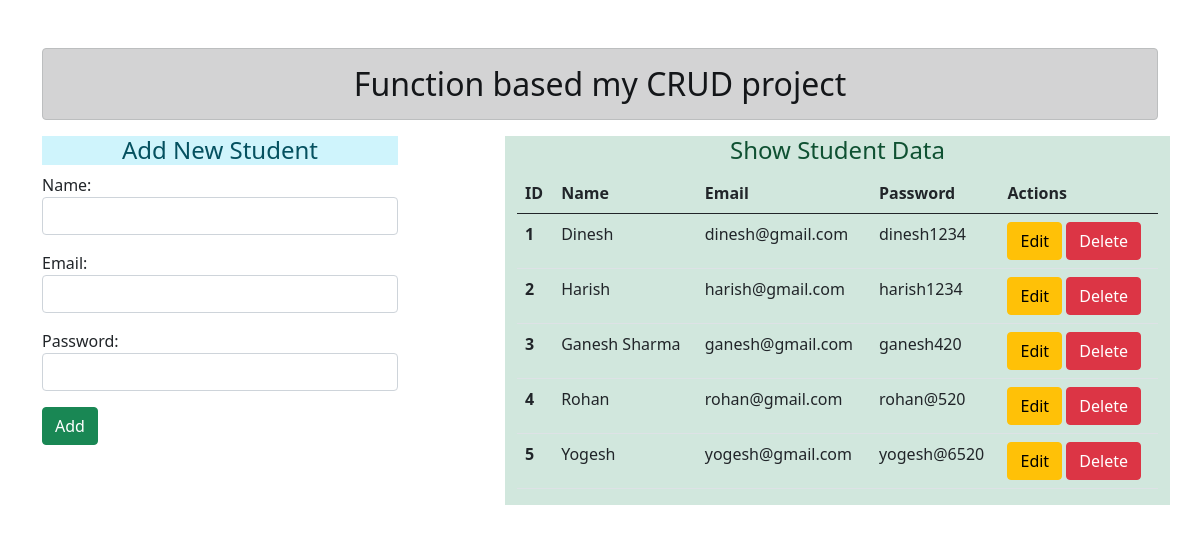
The page / on the database its author committed.
### enroll/models.py (models this page shows)
class User(models.Model):
    id = models.IntegerField(primary_key=True, serialize=False)
    name = models.CharField(max_length=70)
    email = models.EmailField(max_length=40)
    password = models.CharField(max_length=50)

### enroll/views.py (the view)
# urls.py: path("", views.Add_Show, name="Add_Show"),
def Add_Show(request):
    if request.method == 'POST':
        fm = StudentRegistration(request.POST)
        if fm.is_valid():
            fm.save()
            fm = StudentRegistration()
    else:
        fm = StudentRegistration()
    stud = User.objects.all()
    return render(request, 'enroll/add_show.html', {'form' : fm, 'stu': stud})

### enroll/forms.py
class StudentRegistration(forms.ModelForm):
    class Meta:
        model = User
        fields = ['name', 'email', 'password']
        widgets = {
            'name' : forms.TextInput(attrs={'class': 'form-control'}),
            'email' : forms.EmailInput(attrs={'class': 'form-control'}),
            'password' : forms.PasswordInput(render_value=True, attrs={'class': 'form-control'}),
        }

### enroll/templates/enroll/add_show.html (shortened to what this page needs)
{% extends 'enroll/base.html' %}
{% block content %}
    <div class="row">
        <div class="col-sm-4">
            <h4 class="text-center alart alert-info" >Add New Student </h4>
            <form action="" method="POST">
                {{form.as_p}}
                <input type="submit" class="btn btn-success" value="Add">
            </form>
        </div>
        <div class="col-sm-7 offset-1 alart alert-success">
            <h4 class="text-center"> Show Student Data </h4>
            {% if stu %}
                <table class="table table-hover">
                    <thead>
                        <tr>
                        <th scope="col">ID</th>
                        <th scope="col">Name</th>
                        <th scope="col">Email</th>
                        <th scope="col">Password</th>
                        <th scope="col">Actions</th>
                        </tr>
                    </thead>
                    <tbody>
                        {% for st in stu %}
                        <tr>
                        <th scope="row">{{ st.id }}</th>
                        <td>{{ st.name }}</td>
                        <td>{{ st.email }}</td>
                        <td>{{ st.password }}</td>
                        <td>
                            <a href="{% url 'update_date' st.id %}" class="btn btn-warning">Edit</a>
                            <form action="{% url 'delete_date' st.id %}", class="d-inline" method="POST">
                                <input type="submit", class="btn btn-danger", value="Delete">
                            </form>
                        </td>
                        </tr>
                        {% endfor %}
                    </tbody>
                </table>
            {% else %}
                <h4 class="alert alert-warning">NO DATA FOUND</h4>
            {% endif %}
        </div>
    </div>
{% endblock content %}

### enroll/templates/enroll/base.html (shortened to what this page needs)
<!DOCTYPE html>
{% load static %}
<html lang="en">
<head>
    <link rel="stylesheet" href="{% static 'enroll/css/bootstrap.css' %}">
</head>
<body>
    <div class="container">
        <h2 class="text-center alert alert-dark mt-5"> Function based my CRUD project</h2>
        {% block content %} {% endblock content %}
    </div>
</body>
</html>

### rows shown on the page
User: id "1", name "Dinesh", email "dinesh@gmail.com", password "dinesh1234"
User: id "2", name "Harish", email "harish@gmail.com", password "harish1234"
User: id "3", name "Ganesh Sharma", email "ganesh@gmail.com", password "ganesh420"
User: id "4", name "Rohan", email "rohan@gmail.com", password "rohan@520"
User: id "5", name "Yogesh", email "yogesh@gmail.com", password "yogesh@6520"
